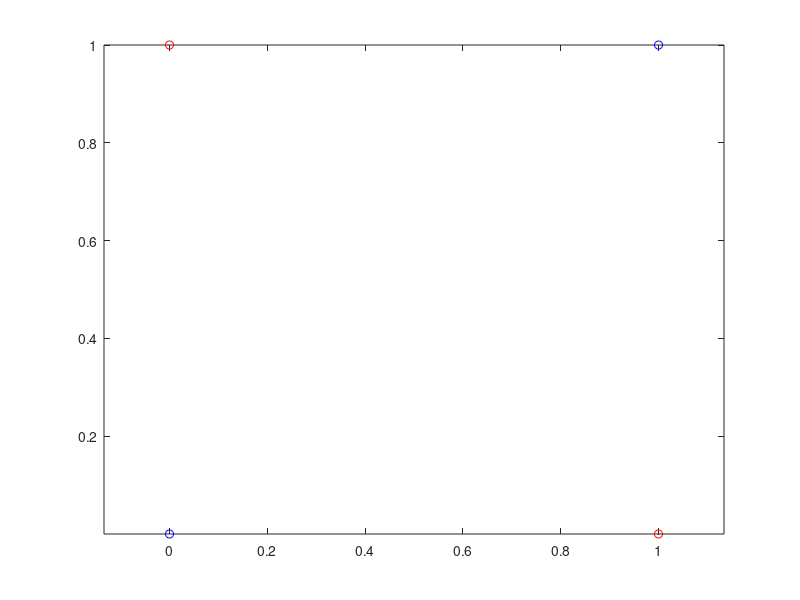

The MATLAB source for this figure: (Note: this script raises an error after producing the figure.)
clear 
clc 

format compact
global figt4

%===================================================
% Generate the training set X1 for the XOR case
X1 = [0  0; 0 1; 1 0; 1 1]';
y1 = [-1 1 1 -1];
l=2;
N=4;  % Dimensionality and Number of vectors

% Plot the training set X1
figure(1), plot(X1(1,y1==1),X1(2,y1==1),'ro',X1(1,y1==-1),X1(2,y1==-1),'bo')
figure(1), axis equal

% %%%%%%%%%%%%%%% POLYNOMIAL KERNEL for the XOR %%%%%%%%%%%%%%%%%%%%%%%
figt4=2;
fprintf('\n\n');

kernel = 'poly';
kpar1=1; 
kpar2=5; 
C=5;
tol=0.001;
steps=100000;
eps=10^(-10);
method=1;
[alpha, b, w, evals, stp, glob] = SMO2(X1', y1', kernel, kpar1, kpar2, C, tol, steps, eps, method);
alpha

mag=0.1;
xaxis=1;
yaxis=2;
input = zeros(1,size(X1',2));
bias=-b;  
aspect=0;
svcplot_book(X1',y1',kernel,kpar1,kpar2,alpha,bias,aspect,mag,xaxis,yaxis,input);

figure(figt4), axis equal

X_sup=X1(:,alpha'~=0);
alpha_sup=alpha(alpha~=0)';
y_sup=y1(alpha~=0);

% Classification of the training set
for i=1:N
    t=sum((alpha_sup.*y_sup).*CalcKernel(X_sup',X1(:,i)',kernel,kpar1,kpar2)')-b;
    if(t>0)
        out_train(i)=1;
    else
        out_train(i)=-1;
    end
end

% Computing the training error
Pe_train = sum(out_train.*y1<0)/length(y1)
